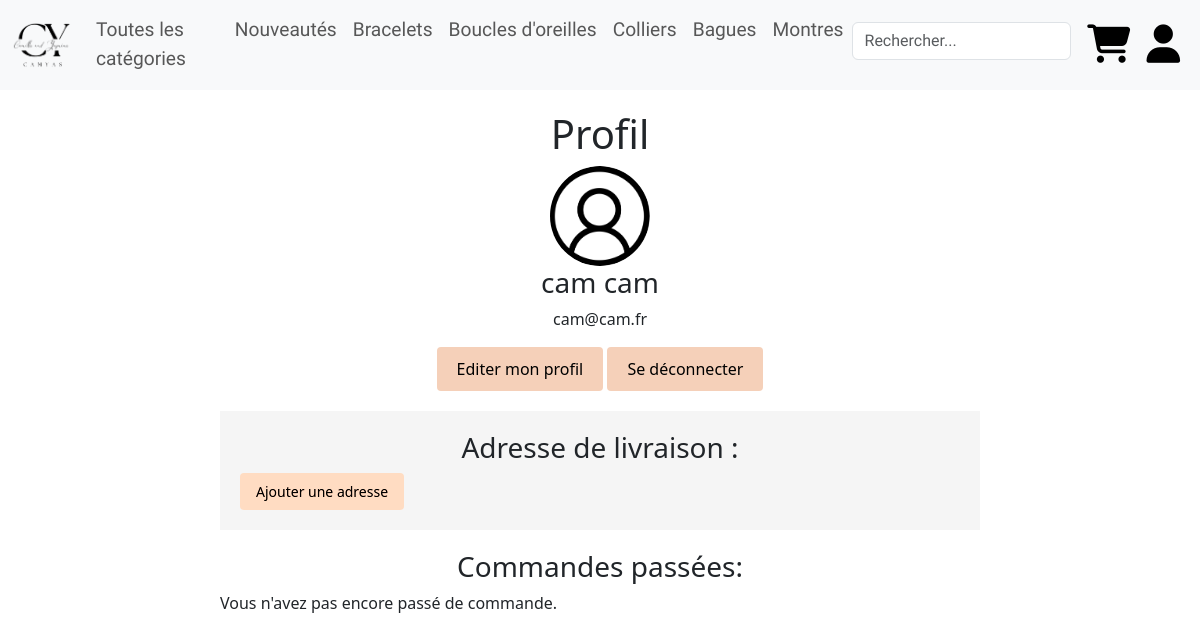
The app's page /php/profil.php (signed in) with its own data.
### tables this page shows
CREATE TABLE IF NOT EXISTS `categorie` (
  `idCat` int NOT NULL AUTO_INCREMENT,
  `titreCat` varchar(255) NOT NULL,
  `imgCat` varchar(255) NOT NULL,
  PRIMARY KEY (`idCat`)
);

CREATE TABLE IF NOT EXISTS `users` (
  `id` int NOT NULL AUTO_INCREMENT,
  `email` varchar(255) NOT NULL,
  `password` varchar(255) NOT NULL,
  `firstname` varchar(255) NOT NULL,
  `lastname` varchar(255) NOT NULL,
  `avatar` varchar(255) NOT NULL,
  `phoneUser` varchar(255) DEFAULT NULL,
  PRIMARY KEY (`id`)
);

### classes/User.php (called while the page is built, shortened)
<?php
class User
{
    public $id;
    public $email;
    public $firstname;
    public $lastname;
    function getEmail()
    {
        return $this->email;
    }
    function getFirstname()
    {
        return $this->firstname;
    }
    function getLastname()
    {
        return $this->lastname;
    }
    function __construct($id, $email, $password, $firstname, $lastname, $avatar, $phoneUser)
    {
        $this->id = $id;
        $this->email = $email;
        $this->firstname = $firstname;
        $this->lastname = $lastname;
    }
    function selectAvatar($bdd)
    {
        $request = $bdd->prepare('SELECT `avatar` FROM `users` WHERE `id` = ?');
        $request->execute([$this->id]);
        $result = $request->fetch(PDO::FETCH_ASSOC);
        return $result['avatar'];
    }
}

### php/profil.php (the view, shortened to what this page needs)
<?php
require_once('../classes/User.php');
require_once('../classes/Adresse.php');
require_once('../includes/config.php');
?>
<!DOCTYPE html>
<html lang="fr" dir="ltr">
<head>
    <link rel="stylesheet" type="text/css" href="../css/profil.css">
    <link rel="stylesheet" type="text/css" href="../css/style.css">
    <link rel="stylesheet" type="text/css" href="../css/header.css">
    <link href="https://cdn.jsdelivr.net/npm/bootstrap@5.3.0-alpha3/dist/css/bootstrap.min.css" rel="stylesheet">
</head>
<body>
    <?php require_once('../includes/header2.php'); ?>
    <main>
        <h1>Profil</h1>
        <?php $user = new User($_SESSION['user']['id'], $_SESSION['user']['email'], $_SESSION['user']['password'], $_SESSION['user']['firstname'], $_SESSION['user']['lastname'], '', '');
        if ($user->selectAvatar($bdd) == "default.png") { ?>
            <img id="imageProfil" src="avatars/default.png">
        <?php } else { ?>
            <img id="imageProfil" src="avatars/<?= $_SESSION['user']['id'] . "." . $user->selectAvatar($bdd) ?>">
        <?php }
        ?>
        <h3><?= $user->getFirstname() . " " . $user->getLastname() ?></h3>
        <p><?= $user->getEmail() ?></p>
        <div class="editprofil">
            <a href="profiledit.php"><button class="button">Editer mon profil</button></a>
            <a href="deconnexion.php"><button class="button">Se déconnecter</button></a>
        </div>
        <div id="adresse">
            <h3>Adresse de livraison : </h3>
            <?php $adresse = new Adresse($_SESSION['user']['id'], '', '', '', '', '', '');
            echo $adresse->isExisting($bdd);
            ?>
        </div>
        <div>
            <h3>Commandes passées:</h3>
            <div>
                <?php $request = $bdd->prepare('SELECT * FROM commande WHERE id_user = ?');
                $request->execute([$_SESSION['user']['id']]);
                $result = $request->fetchAll(PDO::FETCH_ASSOC);
                if ($result == null) {
                    echo "Vous n'avez pas encore passé de commande.";
                }
                ?>
            </div>
        </div>
    </main>
</body>
</html>

### includes/header2.php (shortened to what this page needs)
<?php
function getURL()
{
    if (isset($_SERVER['HTTPS']) && $_SERVER['HTTPS'] === 'on')
        $url = "https";
    else {
        $url = "http";
    }
    $url .= "://";
    $url .= $_SERVER['HTTP_HOST'];
    $url .= $_SERVER['REQUEST_URI'];
    $splitURL = explode('boutique-en-ligne', $url);
    $splitURL2 = explode('/', $splitURL[1]);
    return [$splitURL, $splitURL2];
}
require_once('config.php');
if (getURL()[0][1] === '/index.php' || getURL()[0][1] === '/') {
    includeHeader($bdd, './', './php/', './maquette/');
} else {
    includeHeader($bdd, '../', '../php/', '../maquette/');
}
?>
<?php
function includeHeader($bdd, $index, $urlPHP, $urlMaquette)
{
?>
    <nav class="navbar navbar-expand-lg bg-body-tertiary">
        <div class="container-fluid">
            <a class="navbar-brand" href="<?= $index ?>"><img id="logo" src="<?= $urlMaquette ?>logo-removebg.png"></a>
            <div class="collapse navbar-collapse" id="navbarSupportedContent">
                <ul class="navbar-nav me-auto mb-2 mb-lg-0">
                    <?php
                    $requestCategory = $bdd->prepare('SELECT * FROM categorie');
                    $requestCategory->execute();
                    $resultCategory = $requestCategory->fetchAll(PDO::FETCH_ASSOC); ?>
                    <li class="nav-item"><a class="nav-link" href="<?= $urlPHP ?>categories.php">Toutes les catégories</a></li>
                    <?php foreach ($resultCategory as $categorie) {
                        $categorieId = $categorie['idCat'];
                        $categorieNom = $categorie['titreCat']; ?>
                        <li class="nav-item dropdown">
                            <a class="nav-link dropdown-toggle" href="<?= $urlPHP ?>categories.php?category=<?= $categorieId ?>" role="button" data-bs-toggle="dropdown" aria-expanded="false">
                                <?= $categorieNom; ?>
                            </a>
                        </li>
                    <?php } ?>
                </ul>
                <ul class="navbar-nav mb-2 mb-lg-0">
                    <div class="search">
                        <form class="d-flex" role="search" method="GET">
                            <input class="form-control me-2" type="text" id="search-bar" name="search" placeholder="Rechercher...">
                        </form>
                    </div>
                    <?php if (isset($_SESSION['user'])) { ?>
                        <li class="nav-item">
                            <a class="nav-link active" aria-current="page" href="<?= $urlPHP ?>panier.php"><i class="fa-solid fa-cart-shopping fa-2xl" style="color: #000000;"></i></a>
                        </li>
                        <li class="nav-item">
                            <a class="nav-link active" aria-current="page" href="<?= $urlPHP ?>profil.php"><i class="fa-solid fa-user fa-2xl" style="color: #000000;"></i></a>
                        </li>
                    <?php } ?>
                </ul>
            </div>
        </div>
    </nav>
<?php } ?>

### classes/Adresse.php (shortened to what this page needs)
<?php
class Adresse
{
    function isExisting($bdd){
        $request = $bdd->prepare('SELECT * FROM `adresse` WHERE id_user = ?');
        $request->execute([$_SESSION['user']['id']]);
        $result = $request->fetch(PDO::FETCH_ASSOC);
        if ($request->rowCount() > 0){
            $this->firstname = $result['firstname'];
            $this->lastname = $result['lastname'];
            $this->numero = $result['numero'];
            $this->rue = $result['rue'];
            $this->codePostal = $result['codePostal'];
            $this->ville = $result['ville'];
            $adresse = $result['firstname'] . " " . $result['lastname'] . " " . $result['numero'] . " " . $result['rue'] . " " . $result['codePostal'] . " " . $result['ville'];
            return $adresse;
        }
        else {
            return '<a href="inscriptionAdresse.php"><button class="buttonAdresse">Ajouter une adresse</button></a>';
        }
    }
}
?>

### css/profil.css (style rules this page uses)
body { font-family: Arial, sans-serif; margin: 0; padding: 0; }
main { max-width: 800px; margin: 0 auto; padding: 20px; }
h1 { text-align: center; }
#imageProfil { display: block; margin: 0 auto; width: 200px; height: 200px; object-fit: cover; border-radius: 50%; }
h3 { text-align: center; }
p { text-align: center; }
.editprofil { text-align: center; margin-bottom: 20px; }
.editprofil .button { display: inline-block; padding: 10px 20px; background-color: #f5d0b9; color: rgb(0, 0, 0); border: none; text-align: center; text-decoration: none; font-size: 16px; cursor: pointer; border-radius: 4px; margin-right: 10px; }
.editprofil .button:last-child { margin-right: 0; }
#adresse { background-color: #f5f5f5; padding: 20px; margin-bottom: 20px; }
h3 { font-size: 18px; font-weight: bold; margin-bottom: 10px; }
input[type="submit"], .buttonAdresse { background-color: #f5d0b9; padding: 8px 16px; filter: contrast(115%); color: rgb(0, 0, 0); border: none; text-align: center; text-decoration: none; font-size: 14px; cursor: pointer; border-radius: 4px; }
img { height: 150px; width: 150px; }

### css/style.css (style rules this page uses)
#imageProfil { height: 100px; width: 100px; border-radius: 100%; }
#logo { height: 50px; width: 60px; }

### css/header.css (style rules this page uses)
ul li { list-style-type: none; display: inline; }
.navbar-nav .nav-link { display: inline-block; }
.dropdown-toggle::after { content: none !important; }
nav { font-family: 'Indie Flower', cursive; font-size: larger; }

### records on screen
categorie: titreCat "Nouveautés"
categorie: titreCat "Bracelets"
categorie: titreCat "Boucles d'oreilles"
categorie: titreCat "Colliers"
categorie: titreCat "Bagues"
categorie: titreCat "Montres"
users: avatar (placeholder picture)

### other values on screen
$user->getFirstname() "cam"
$user->getLastname() "cam"
$user->getEmail() "cam@cam.fr"
